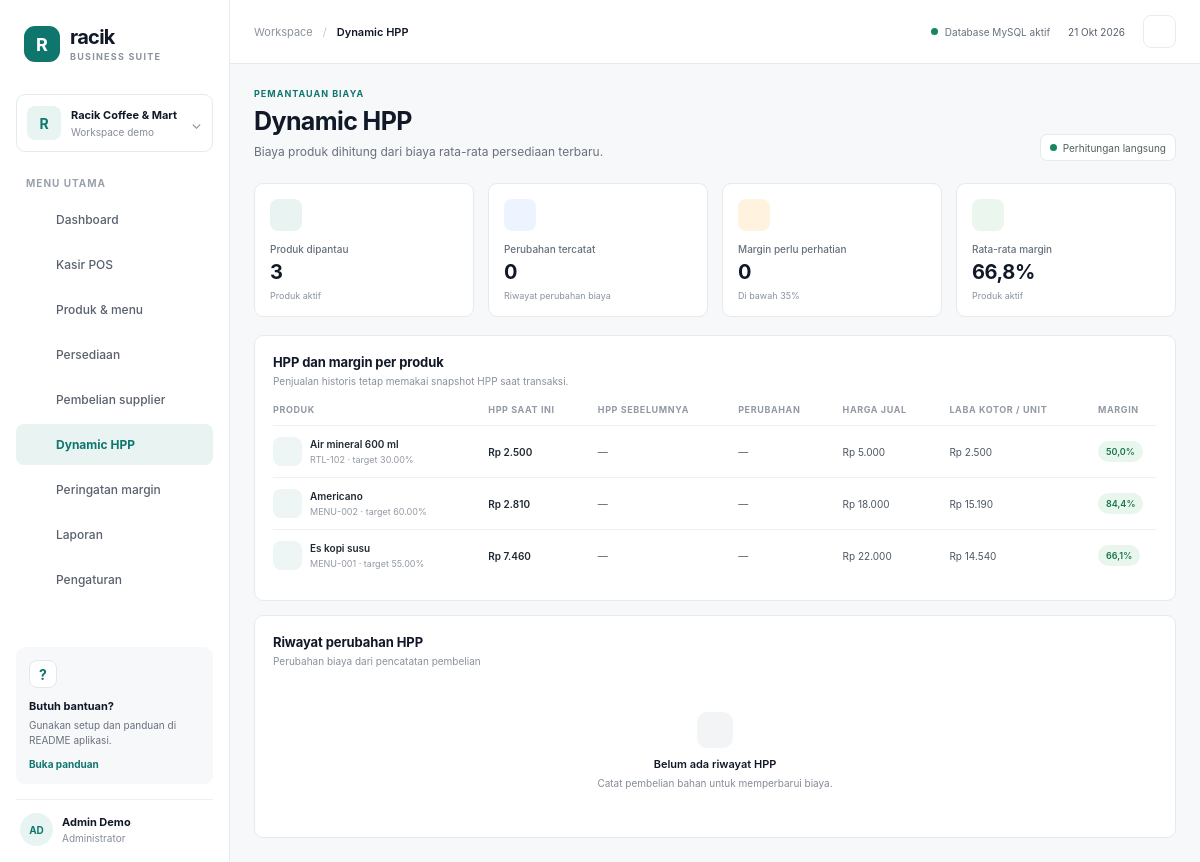
Screenshot of /?page=hpp with the database file from the repository.
### tables this page shows
CREATE TABLE `products` (
  `id` int UNSIGNED NOT NULL,
  `name` varchar(150) NOT NULL,
  `sku` varchar(60) NOT NULL,
  `category` varchar(80) NOT NULL,
  `product_type` enum('menu','retail') NOT NULL,
  `selling_price` decimal(14,2) NOT NULL,
  `target_margin` decimal(5,2) NOT NULL DEFAULT '40.00',
  `active` tinyint(1) NOT NULL DEFAULT '1',
  `inventory_id` int UNSIGNED DEFAULT NULL,
  `stock_quantity` decimal(14,3) NOT NULL DEFAULT '1.000',
  `created_at` timestamp NOT NULL DEFAULT CURRENT_TIMESTAMP
);

### index.php (called while the page is built, shortened)
<?php
require_once __DIR__ . '/config/database.php';
require_once __DIR__ . '/includes/functions.php';
$page = preg_replace('/[^a-z_]/', '', (string) ($_GET['page'] ?? 'dashboard')) ?: 'dashboard';
require __DIR__ . '/includes/header.php';
require __DIR__ . '/pages/' . $page . '.php';
require __DIR__ . '/includes/footer.php';

### config/database.php (called while the page is built, shortened)
<?php
function db(bool $withoutDatabase = false): PDO
{
    static $connection = null;
    if (!$withoutDatabase && $connection instanceof PDO) {
        return $connection;
    }
    $database = $withoutDatabase ? '' : ';dbname=' . DB_NAME;
    $dsn = 'mysql:host=' . DB_HOST . ';port=' . DB_PORT . $database . ';charset=utf8mb4';
    try {
        $pdo = new PDO($dsn, DB_USER, DB_PASS, [
            PDO::ATTR_ERRMODE => PDO::ERRMODE_EXCEPTION,
            PDO::ATTR_DEFAULT_FETCH_MODE => PDO::FETCH_ASSOC,
            PDO::ATTR_EMULATE_PREPARES => false,
        ]);
    } catch (PDOException $exception) {
        if (!$withoutDatabase && str_contains($exception->getMessage(), 'Unknown database')) {
            header('Location: setup.php');
            exit;
        }
        throw $exception;
    }
    return $pdo;
}

### pages/hpp.php (the view, shortened to what this page needs)
<?php
$products = products_rows($pdo, true);
$rows = [];
foreach ($products as $product) {
    $hpp = product_hpp($pdo, (int) $product['id']);
    $margin = product_margin((float) $product['selling_price'], $hpp);
    $stmt = $pdo->prepare('SELECT * FROM cost_history WHERE product_id=? ORDER BY created_at DESC, id DESC LIMIT 1');
    $stmt->execute([$product['id']]);
    $history = $stmt->fetch();
    $rows[] = ['product' => $product, 'hpp' => $hpp, 'margin' => $margin, 'history' => $history];
}
$historyRows = $pdo->query('SELECT ch.*, p.name FROM cost_history ch LEFT JOIN products p ON p.id=ch.product_id ORDER BY ch.created_at DESC LIMIT 50')->fetchAll();
$warningCount = count(array_filter($rows, static fn(array $row): bool => $row['margin'] < (float) setting('margin_alert', 35)));
$averageMargin = count($rows) ? array_sum(array_column($rows, 'margin')) / count($rows) : 0;
?>
<div class="metrics-grid compact-metrics">
  <article class="metric-card"><span class="metric-icon"><?= icon('hpp', 18) ?></span><span class="metric-label">Produk dipantau</span><strong class="metric-value"><?= count($rows) ?></strong><span class="metric-note">Produk aktif</span></article>
  <article class="metric-card"><span class="metric-icon blue"><?= icon('clock', 18) ?></span><span class="metric-label">Perubahan tercatat</span><strong class="metric-value"><?= (int) $pdo->query('SELECT COUNT(*) FROM cost_history')->fetchColumn() ?></strong><span class="metric-note">Riwayat perubahan biaya</span></article>
  <article class="metric-card"><span class="metric-icon amber"><?= icon('alerts', 18) ?></span><span class="metric-label">Margin perlu perhatian</span><strong class="metric-value"><?= $warningCount ?></strong><span class="metric-note">Di bawah <?= e(setting('margin_alert', 35)) ?>%</span></article>
  <article class="metric-card"><span class="metric-icon green"><?= icon('reports', 18) ?></span><span class="metric-label">Rata-rata margin</span><strong class="metric-value"><?= number_format($averageMargin, 1, ',', '.') ?>%</strong><span class="metric-note">Produk aktif</span></article>
</div>
<section class="panel"><div class="panel-heading"><div><h2>HPP dan margin per produk</h2><p>Penjualan historis tetap memakai snapshot HPP saat transaksi.</p></div></div>
  <div class="table-wrap"><table><thead><tr><th>PRODUK</th><th>HPP SAAT INI</th><th>HPP SEBELUMNYA</th><th>PERUBAHAN</th><th>HARGA JUAL</th><th>LABA KOTOR / UNIT</th><th>MARGIN</th></tr></thead><tbody>
  <?php foreach ($rows as $row): $history = $row['history']; ?>
  <tr><td><div class="product-cell"><span class="tiny-product"><?= icon('products', 15) ?></span><span><strong><?= e($row['product']['name']) ?></strong><small><?= e($row['product']['sku']) ?> · target <?= e($row['product']['target_margin']) ?>%</small></span></div></td><td><strong><?= rupiah($row['hpp']) ?></strong></td><td><?= $history ? rupiah($history['previous_hpp']) : '—' ?></td><td><?php if ($history): ?><span class="<?= $history['cost_change'] > 0 ? 'text-danger' : 'text-success' ?>"><?= $history['cost_change'] > 0 ? '+' : '' ?><?= rupiah($history['cost_change']) ?></span><?php else: ?>—<?php endif; ?></td><td><?= rupiah($row['product']['selling_price']) ?></td><td><?= rupiah((float) $row['product']['selling_price'] - $row['hpp']) ?></td><td><span class="status-badge <?= $row['margin'] < (float) setting('margin_alert', 35) ? 'warning' : 'good' ?>"><?= number_format($row['margin'], 1, ',', '.') ?>%</span></td></tr>
  <?php endforeach; ?>
  </tbody></table></div>
</section>
<section class="panel section-gap"><div class="panel-heading"><div><h2>Riwayat perubahan HPP</h2><p>Perubahan biaya dari pencatatan pembelian</p></div></div>
  <?php if (!$historyRows): ?><div class="empty-state"><span class="empty-icon"><?= icon('hpp', 20) ?></span><strong>Belum ada riwayat HPP</strong><p>Catat pembelian bahan untuk memperbarui biaya.</p></div><?php endif; ?>
</section>

### assets/css/app.css (style rules this page uses)
:root { font-family: "SF Pro Display", "SF Pro Text", -apple-system, BlinkMacSystemFont, "Segoe UI", sans-serif; color: #111827; background: #f7f8fa; font-synthesis: none; text-rendering: optimizeLegibility; -webkit-font-smoothing: antialiased; -moz-osx-font-smoothing: grayscale; font-size: 14px; }
* { box-sizing: border-box; }
body { min-width: 360px; min-height: 100vh; margin: 0; background: #f7f8fa; }
.saved-status i, .live-dot { width: 7px; height: 7px; display: inline-block; border-radius: 50%; background: #16865e; }
h1, h2, h3, p { margin-top: 0; }
.metrics-grid { display: grid; grid-template-columns: repeat(4, minmax(0, 1fr)); gap: 14px; margin-bottom: 18px; }
.metric-card { min-height: 132px; display: flex; flex-direction: column; align-items: flex-start; padding: 15px; border: 1px solid #e6e9ed; border-radius: 9px; background: white; }
.metric-icon { width: 32px; height: 32px; display: grid; place-items: center; margin-bottom: 12px; border-radius: 8px; color: #0f766e; background: #e9f4f2; }
.metric-icon.green { color: #15803d; background: #eaf6ee; }
.metric-icon.amber { color: #b45309; background: #fff3df; }
.metric-icon.blue { color: #2563eb; background: #edf3ff; }
.metric-label { color: #65707b; font-size: 10px; font-weight: 540; }
.metric-value { max-width: 100%; overflow: hidden; margin-top: 5px; font-size: 20px; font-weight: 680; letter-spacing: -.4px; text-overflow: ellipsis; white-space: nowrap; }
.metric-note { display: flex; align-items: center; gap: 5px; margin-top: 6px; color: #8a929d; font-size: 9px; }
.compact-metrics { margin-bottom: 18px; }
.compact-metrics .metric-card { min-height: 125px; }
.panel { min-width: 0; padding: 18px; border: 1px solid #e6e9ed; border-radius: 9px; background: white; }
.panel-heading { display: flex; align-items: flex-start; justify-content: space-between; gap: 12px; margin-bottom: 17px; }
.panel-heading h2, .cart-header h2 { margin: 0; font-size: 13px; font-weight: 650; letter-spacing: -.1px; }
.panel-heading p, .cart-header p { margin: 5px 0 0; color: #89919b; font-size: 10px; }
.range-chip, .data-chip { min-height: 27px; display: inline-flex; align-items: center; gap: 6px; padding: 0 9px; border: 1px solid #e6e9ed; border-radius: 7px; color: #59636e; background: white; font-size: 10px; white-space: nowrap; }
.data-chip { color: #50615d; }
.data-chip .live-dot, .data-chip i { width: 7px; height: 7px; display: inline-block; border-radius: 50%; background: #16865e; }
.table-wrap { width: 100%; overflow-x: auto; }
table { width: 100%; border-collapse: collapse; text-align: left; white-space: nowrap; }
th { padding: 0 11px 10px; color: #9299a3; font-size: 9px; font-weight: 700; letter-spacing: .6px; }
td { height: 52px; padding: 8px 11px; border-top: 1px solid #eff1f3; color: #4d5661; font-size: 10px; }
th:first-child, td:first-child { padding-left: 0; }
th:last-child, td:last-child { padding-right: 0; }
td strong { color: #202833; font-weight: 610; }
.product-cell { display: flex; align-items: center; gap: 8px; min-width: 145px; }
.product-cell > span:last-child { min-width: 0; }
.product-cell strong, .product-cell small { display: block; max-width: 180px; overflow: hidden; text-overflow: ellipsis; }
.product-cell strong { font-size: 10px; }
.product-cell small { margin-top: 4px; color: #9299a3; font-size: 9px; }
.tiny-product { width: 29px; height: 29px; flex: 0 0 auto; display: grid; place-items: center; border-radius: 8px; color: #0f766e; background: #edf6f4; }
.status-badge { min-height: 21px; display: inline-flex; align-items: center; padding: 0 8px; border-radius: 12px; font-size: 9px; font-weight: 620; }
.status-badge.good { color: #167447; background: #e9f6ee; }
.empty-state { min-height: 135px; display: flex; flex-direction: column; align-items: center; justify-content: center; padding: 18px 12px; text-align: center; }
.empty-icon { width: 36px; height: 36px; display: grid; place-items: center; margin-bottom: 9px; border-radius: 10px; color: #87909a; background: #f2f4f6; }
.empty-state > strong { font-size: 11px; font-weight: 620; }
.empty-state p { max-width: 260px; margin: 5px 0 0; color: #858d98; font-size: 10px; line-height: 1.5; }
.section-gap { margin-top: 14px; }

### rows the page displays
products: name "Air mineral 600 ml", sku "RTL-102", target_margin "30.00", selling_price "Rp 5.000", selling_price "Rp 2.500"
products: name "Americano", sku "MENU-002", target_margin "60.00", selling_price "Rp 18.000", selling_price "Rp 15.190"
products: name "Es kopi susu", sku "MENU-001", target_margin "55.00", selling_price "Rp 22.000", selling_price "Rp 14.540"

### other values shown
$businessName "Racik Coffee & Mart"
$label "Dashboard"
$label "Kasir POS"
$label "Produk & menu"
$label "Persediaan"
$label "Pembelian supplier"
$label "Dynamic HPP"
$label "Peringatan margin"
$label "Laporan"
$label "Pengaturan"
$menu[$activePage][0] "Dynamic HPP"
$eyebrow "PEMANTAUAN BIAYA"
$title "Dynamic HPP"
$description "Biaya produk dihitung dari biaya rata-rata persediaan terbaru."
$action "Perhitungan langsung"
